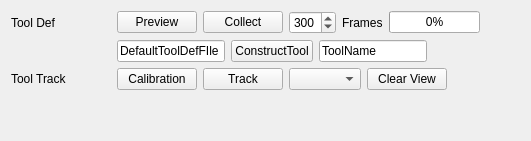
                    <widget class="QWidget" name="tab_10">
                     <attribute name="title">
                      <string>Tool</string>
                     </attribute>
                     <layout class="QVBoxLayout" name="verticalLayout_23">
                      <item>
                       <layout class="QVBoxLayout" name="verticalLayout_21">
                        <item>
                         <layout class="QHBoxLayout" name="horizontalLayout_32">
                          <property name="topMargin">
                           <number>0</number>
                          </property>
                          <item>
                           <widget class="QLabel" name="label_14">
                            <property name="minimumSize">
                             <size>
                              <width>100</width>
                              <height>0</height>
                             </size>
                            </property>
                            <property name="text">
                             <string>Tool Def</string>
                            </property>
                           </widget>
                          </item>
                          <item>
                           <widget class="QPushButton" name="ToolDefPreviewButton">
                            <property name="text">
                             <string>Preview</string>
                            </property>
                           </widget>
                          </item>
                          <item>
                           <widget class="QPushButton" name="ToolDefCollectButton">
                            <property name="text">
                             <string>Collect</string>
                            </property>
                           </widget>
                          </item>
                          <item>
                           <widget class="QSpinBox" name="ToolDefFrameSpinBox">
                            <property name="minimum">
                             <number>10</number>
                            </property>
                            <property name="maximum">
                             <number>997</number>
                            </property>
                            <property name="value">
                             <number>300</number>
                            </property>
                           </widget>
                          </item>
                          <item>
                           <widget class="QLabel" name="label_15">
                            <property name="text">
                             <string>Frames</string>
                            </property>
                           </widget>
                          </item>
                          <item>
                           <widget class="QProgressBar" name="ToolDefprogressBar">
                            <property name="value">
                             <number>0</number>
                            </property>
                           </widget>
                          </item>
                          <item>
                           <spacer name="horizontalSpacer_16">
                            <property name="orientation">
                             <enum>Qt::Horizontal</enum>
                            </property>
                            <property name="sizeHint" stdset="0">
                             <size>
                              <width>40</width>
                              <height>20</height>
                             </size>
                            </property>
                           </spacer>
                          </item>
                         </layout>
                        </item>
                        <item>
                         <layout class="QHBoxLayout" name="horizontalLayout_33">
                          <property name="topMargin">
                           <number>0</number>
                          </property>
                          <item>
                           <widget class="QLabel" name="label_16">
                            <property name="minimumSize">
                             <size>
                              <width>100</width>
                              <height>0</height>
                             </size>
                            </property>
                            <property name="text">
                             <string/>
                            </property>
                           </widget>
                          </item>
                          <item>
                           <widget class="QLineEdit" name="ToolDefFileNameEditLine">
                            <property name="text">
                             <string>DefaultToolDefFIle</string>
                            </property>
                           </widget>
                          </item>
                          <item>
                           <widget class="QPushButton" name="ToolConstructionTool">
                            <property name="text">
                             <string>ConstructTool</string>
                            </property>
                           </widget>
                          </item>
                          <item>
                           <widget class="QLineEdit" name="ToolDefNameEditLine">
                            <property name="text">
                             <string>ToolName</string>
                            </property>
                           </widget>
                          </item>
                          <item>
                           <spacer name="horizontalSpacer_17">
                            <property name="orientation">
                             <enum>Qt::Horizontal</enum>
                            </property>
                            <property name="sizeHint" stdset="0">
                             <size>
                              <width>40</width>
                              <height>20</height>
                             </size>
                            </property>
                           </spacer>
                          </item>
                         </layout>
                        </item>
                        <item>
                         <layout class="QHBoxLayout" name="horizontalLayout_46">
                          <property name="topMargin">
                           <number>0</number>
                          </property>
                          <item>
                           <widget class="QLabel" name="label_23">
                            <property name="minimumSize">
                             <size>
                              <width>100</width>
                              <height>0</height>
                             </size>
                            </property>
                            <property name="text">
                             <string>Tool Track</string>
                            </property>
                           </widget>
                          </item>
                          <item>
                           <widget class="QPushButton" name="AHATExperimentCalibrationButton">
                            <property name="text">
                             <string>Calibration</string>
                            </property>
                           </widget>
                          </item>
                          <item>
                           <widget class="QPushButton" name="AHATExperimentTrackingButton">
                            <property name="text">
                             <string>Track</string>
                            </property>
                           </widget>
                          </item>
                          <item>
                           <widget class="QComboBox" name="AHATExperimentTrackingObjectSelectionBox"/>
                          </item>
                          <item>
                           <widget class="QPushButton" name="AHATExperimentClearViewButton">
                            <property name="text">
                             <string>Clear View</string>
                            </property>
                           </widget>
                          </item>
                          <item>
                           <spacer name="horizontalSpacer_20">
                            <property name="orientation">
                             <enum>Qt::Horizontal</enum>
                            </property>
                            <property name="sizeHint" stdset="0">
                             <size>
                              <width>40</width>
                              <height>20</height>
                             </size>
                            </property>
                           </spacer>
                          </item>
                         </layout>
                        </item>
                        <item>
                         <spacer name="verticalSpacer_5">
                          <property name="orientation">
                           <enum>Qt::Vertical</enum>
                          </property>
                          <property name="sizeHint" stdset="0">
                           <size>
                            <width>20</width>
                            <height>40</height>
                           </size>
                          </property>
                         </spacer>
                        </item>
                       </layout>
                      </item>
                     </layout>
                    </widget>
